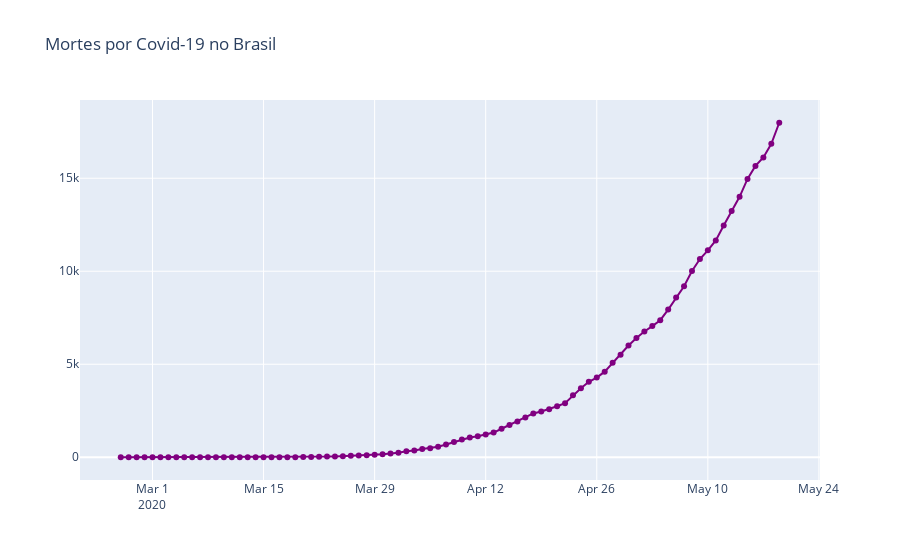

Notebook cell for this chart:
### Markdown cell above
# Mortes

### Code cell
fig = go.Figure()

fig.add_trace(
    go.Scatter(x=brasil.observationdate, y=brasil.deaths,name='Mortes',
              mode='lines+markers',line={'color':'purple'})
)

fig.update_layout(title='Mortes por Covid-19 no Brasil')

fig.show()
